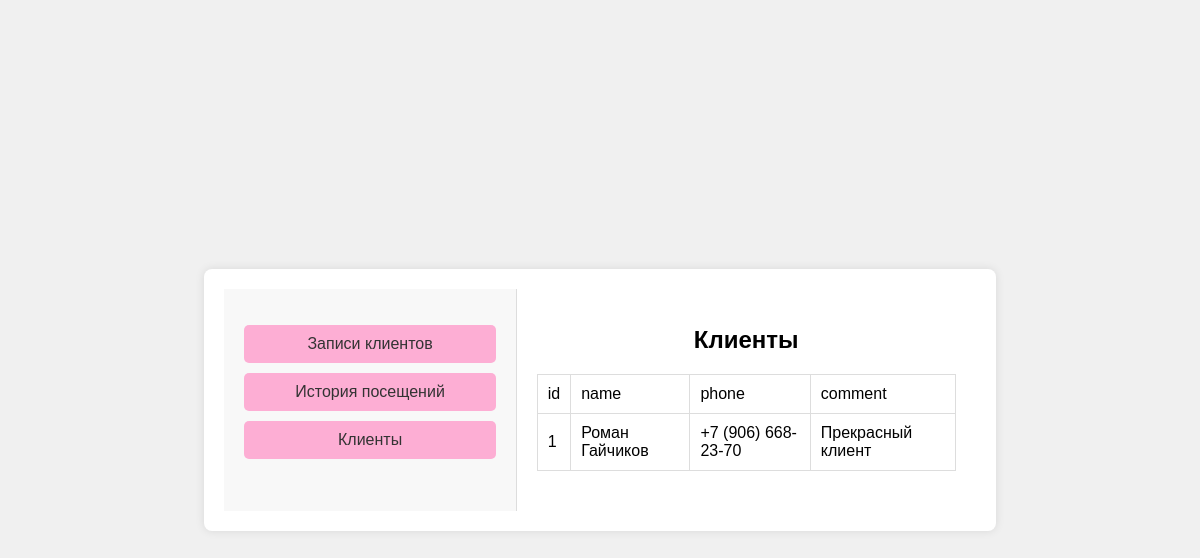
/admin/clients/1, run on an earlier commit of the app's database.
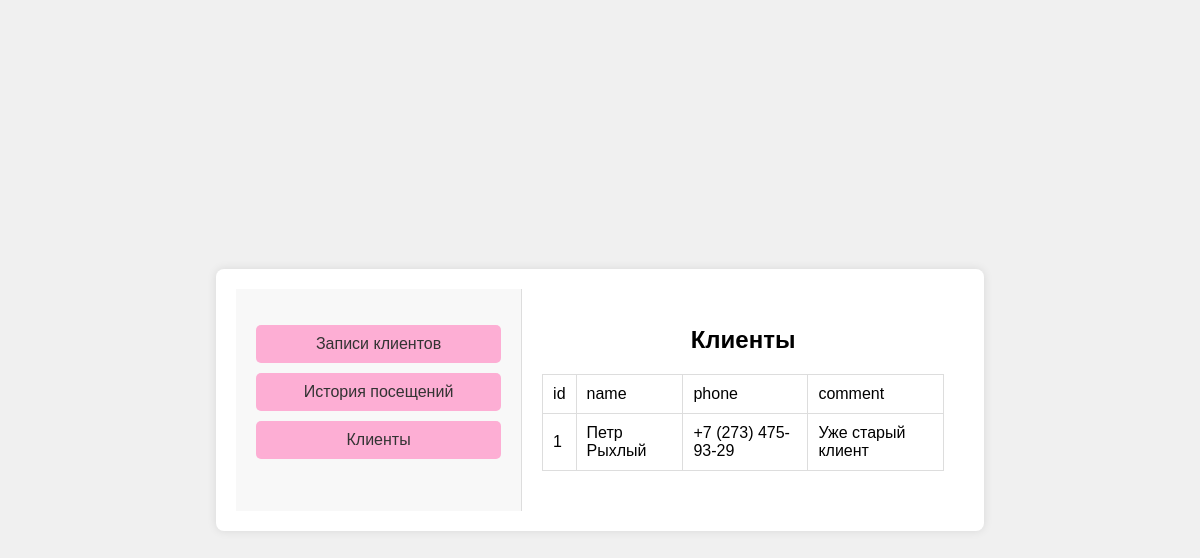
And on a later commit of the database.
### models/Client.py (models this page shows)
class Client(Base):
    __tablename__='clients'
    id=Column(Integer,primary_key=True,autoincrement=True)
    name=Column(String)
    email=Column(String,nullable=True)
    phone=Column(String)
    avatar=Column(String,nullable=True)
    comment=Column(String,nullable=True,default="Отсутствует")
    master_id=Column(Integer,ForeignKey('masters.id', ondelete='SET NULL'))
    master= relationship('Master',back_populates='clients')
    record = relationship('Record',back_populates='client')

### views/admin.py (the view)
@app.route(base_path+"/clients/<int:admin_id>")
def admin_clients(admin_id):
    master=get_master(admin_id)
    return custom_render("/clients", headers=['id','name','phone','comment'],  master=master)

### views/admin.py (called while the page is built)
def custom_render(template_name, **kwargs):
    return render_template(base_path + template_name+'.html', **kwargs)

def get_master(id):
     return session.query(Master).filter_by(id=id).first()

### templates/admin/clients.html (shortened to what this page needs)
{% extends 'admin/base.html' %}
{% block header %}  <h1>Клиенты</h1> {% endblock %}
{% block content %}
<table>
    <thead>
        <tr>
            {% for h in headers %}
               <td>{{h}}</td>
            {% endfor %}
        </tr>
    </thead>
    <tbody>
        {% for client in master.clients %}
        <tr>
             <td>{{client.id}} </td>
             <td>{{client.name}} </td>
             <td>{{client.phone}} </td>
             <td> {{client.comment}} </td>
        </tr>
     {% endfor %}
    </tbody>
</table>
{% endblock %}

What changed in the data, as far as the page shows it:
changed Client id 1: name "Роман Гайчиков" → "Петр Рыхлый"; phone "+7 (906) 668-23-70" → "+7 (273) 475-93-29"; comment "Прекрасный клиент" → "Уже старый клиент"
